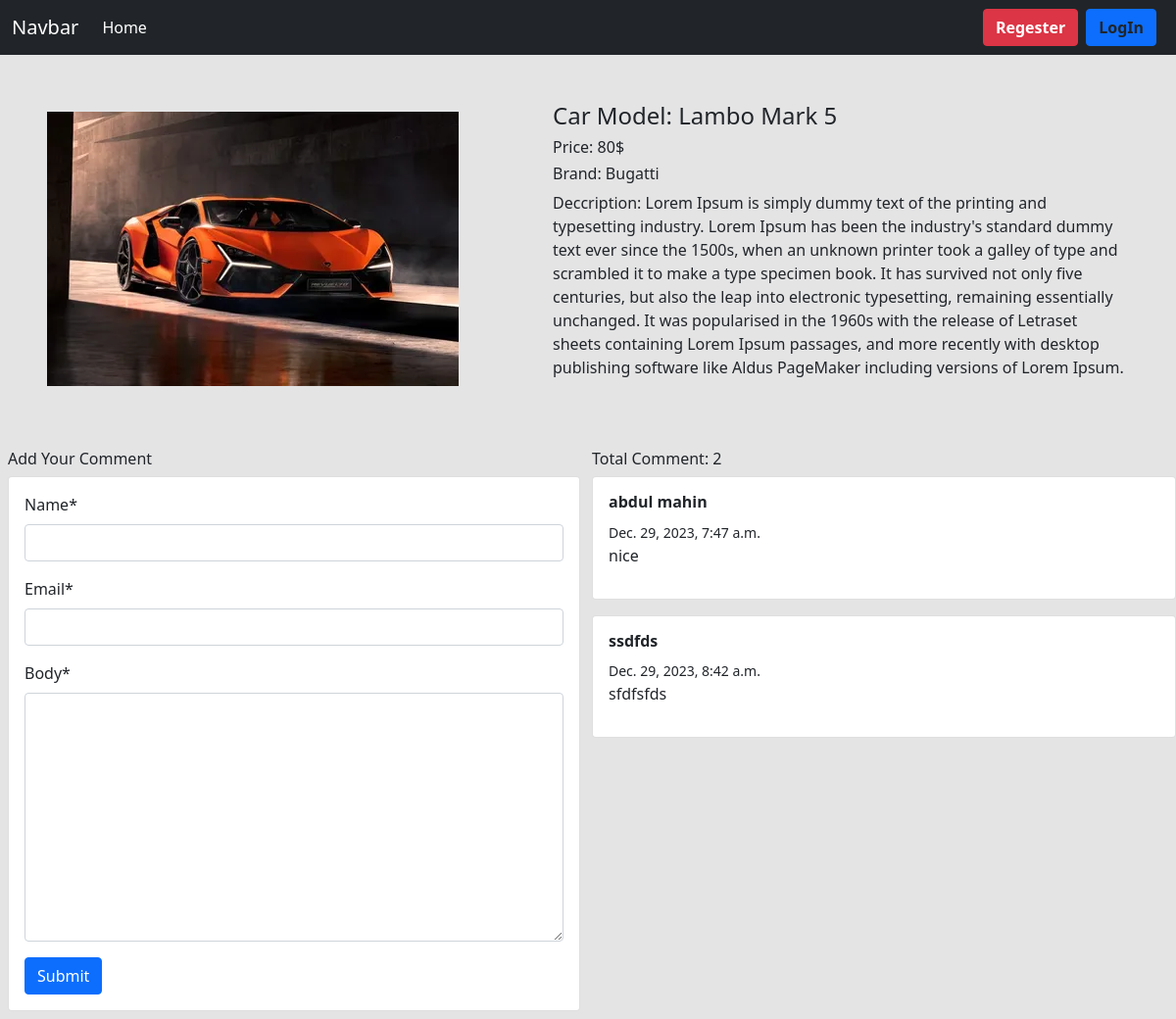
/deatils/1/, run on the app's committed database.
### cars/models.py (models this page shows, shortened)
class Car(models.Model):
    image = models.ImageField(upload_to ='cars/media/uploads/',blank=True, null=True)
    name = models.CharField(max_length=300)
    price = models.CharField(max_length=100,blank=True, null=True)
    quantity = models.IntegerField()
    descriptions = models.TextField()
    brand = models.ForeignKey(brands, on_delete = models.CASCADE)

class Comment(models.Model):
    post = models.ForeignKey(Car,on_delete=models.CASCADE,related_name='comments')
    name = models.CharField(max_length=50)
    email = models.EmailField()
    body = models.TextField()
    created_on = models.DateTimeField(auto_now_add = True)

### brand/models.py (models this page shows, shortened)
class brands(models.Model):
    name = models.CharField(max_length=98)
    slug = models.SlugField(max_length=100,unique=True,null=True, blank=True)

### cars/views.py (the view, shortened to what this page needs)
# urls.py: path('deatils/<int:id>/',views.DetailsCarView.as_view(),name='deatils'),
class DetailsCarView(DetailView):
    model = models.Car
    template_name = 'details.html'
    pk_url_kwarg = 'id'
    def get_context_data(self, **kwargs):
        context = super().get_context_data(**kwargs)
        post = self.object
        comments = post.comments.all()
        comment_form = forms.CommentForm()
        context['comments'] = comments
        context['comment_form'] = comment_form
        return context

### cars/forms.py
class CommentForm(forms.ModelForm):
    class Meta:
        model = Comment
        fields = ['name','email','body']

### cars/templates/details.html (shortened to what this page needs)
{% extends "base.html" %}
{%load crispy_forms_tags %}
{% block content %}
       <div class="d-flex justify-content-center align-items-center">
        <div class="m-5">
            <img src="{{car.image.url}}" alt=""  alt="...">
        </div>
        <div class="m-5">
            <h4>Car Model: {{car.name}}</h4>
            <h6>Price: {{car.price}}$</h6>
            <h6>Brand: {{car.brand.name}}</h6>
            <p>Deccription: {{car.descriptions}}</p>
        </div>
       </div>
       <div class="d-flex">
        <div class="p-2 " style="width: 50%;">
            <h6> Add Your Comment</h6>
            <div class="card">
                <div class="card-body">
                    <form style= "" method = 'post' enctype="multipart/form-data">
                    {{comment_form|crispy}}
                    <button class='btn btn-primary'> Submit</button>
                  </form>
                </div>
              </div>
        </div>
        <div class="pt-2 ps-1" style="width: 50%;">
            <h6> Total Comment: {{comments|length}}</h6>
            {% for com in comments %}
            <div class="card mb-3">
                <div class="card-body">
                    <h6><strong>{{com.name}}</strong></h6>
                    <small> {{com.created_on}} </small>
                    <p>{{com.body}}</p>
                </div>
            </div>
            {% endfor %}
        </div>
      </div>
{% endblock %}

### data on the page
Car: image (picture), name "Lambo Mark 5", price "80", brand.name "Bugatti", descriptions "Lorem Ipsum is simply dummy text of the printing and typesetting industry. Lorem Ipsum has been the industry's standard dummy text ever since the 1500s, when an unknown printer took a galley of type and scrambled it to make a type specimen book. It has survived not only five centuries, but also the leap into electronic typesetting, remaining essentially unchanged. It was popularised in the 1960s with the release of Letraset sheets containing Lorem Ipsum passages, and more recently with desktop publishing software like Aldus PageMaker including versions of Lorem Ipsum."
Comment: name "abdul mahin", created_on "Dec. 29, 2023, 7:47 a.m.", body "nice"
Comment: name "ssdfds", created_on "Dec. 29, 2023, 8:42 a.m.", body "sfdfsfds"

### other printed values
{{ comments|length }} "2"
